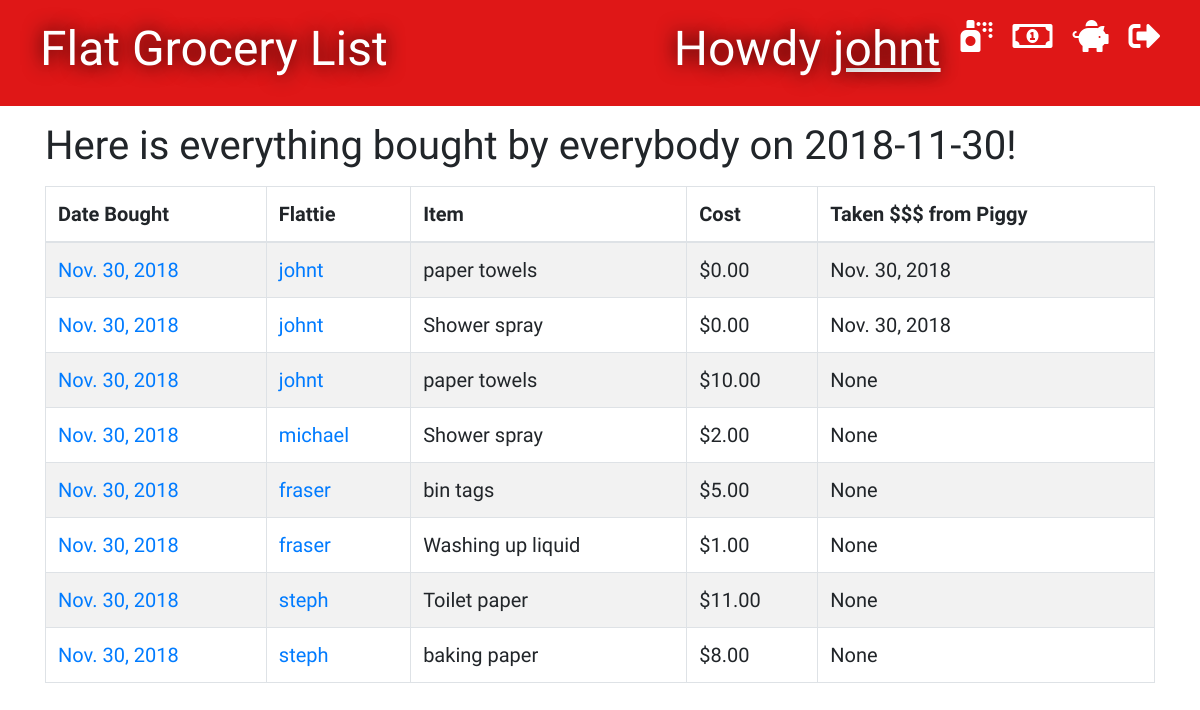
Screenshot of /groceries/2018-11-30/bought_list/ (signed in) with the database file from the repository.
### groceries/models.py (models this page shows, shortened)
class Grocery(models.Model):
    person = models.ForeignKey('auth.User', on_delete=models.CASCADE)
    item = models.CharField(max_length=100)
    cost = models.DecimalField(max_digits=8, decimal_places=2)
    bought_date = models.DateField(default=timezone.now)
    paid_date = models.DateField(blank=True, null=True)

### groceries/views.py (the view)
# urls.py: path('groceries/<bought_date>/bought_list/', views.bought_date_list, name='bought_date_list'),
@ login_required
def bought_date_list(request, bought_date):
    groceries = Grocery.objects.filter(bought_date=bought_date).order_by('person')
    stuff_for_front_end ={'groceries': groceries, 'bought_date': bought_date}
    return render(request, 'groceries/bought_date_list.html', stuff_for_front_end)

### groceries/templates/groceries/bought_date_list.html (shortened to what this page needs)
{% extends 'groceries/base.html' %}
{% block content %}
    <h1>Here is everything bought by everybody on {{ bought_date }}!</h1>
    <table id="tablePreview" class="table table-striped table-hover table-bordered">
        <thead>
        <tr>
            <th>Date Bought</th>
            <th>Flattie</th>
            <th>Item</th>
            <th>Cost</th>
            <th>Taken $$$ from Piggy</th>
        </tr>
        </thead>
        <tbody>
            {% for grocery in groceries %}
                <tr>
                    <td><a href="{% url 'bought_date_list' bought_date=grocery.bought_date %}">{{ grocery.bought_date }}</a></td>
                    <td><a href="{% url 'purchaser_list' person_id=grocery.person_id %}">{{ grocery.person }}</a></td>
                    <td>{{ grocery.item }}</td>
                    <td>${{ grocery.cost }}</td>
                    <td>{{ grocery.paid_date }}</td>
                </tr>
            {% endfor %}
        </tbody>
    </table>
{% endblock %}

### groceries/templates/groceries/base.html (shortened to what this page needs)
{% load staticfiles %}
<!DOCTYPE html>
<html lang="en">
<head>
    <link rel="stylesheet" href="https://stackpath.bootstrapcdn.com/bootstrap/4.1.3/css/bootstrap.min.css">
    <link rel="stylesheet" href="{% static 'css/groceries.css' %}">
    <link rel="stylesheet" href="https://use.fontawesome.com/releases/v5.5.0/css/all.css"
>
</head>
<body>
<div class="page-header">
    {% if user.is_authenticated %}
        <a href="{% url 'logout' %}" class="top-menu"><i class="fas fa-sign-out-alt fa-2x"></i></a>
        <a href="{% url 'piggy_top_up_list' %}" class="top-menu"><i class="fas fa-piggy-bank fa-2x"></i></a>
        <a href="{% url 'piggy_page' %}" class="top-menu"><i class="far fa-money-bill-alt fa-2x"></i></a>
        <a href="{% url 'groceries_new' %}" class="top-menu"><i class="fas fa-spray-can fa-2x"></i></a>
        <h1 class="top-menu">Howdy <a href="{% url 'user_purchaser_list' %}"><u>{{ user.username }}</u></a></h1>
    {% endif %}
    <h1><a href="{% url 'grocery_list' %}">Flat Grocery List</a></h1>
</div>
<div class="'content container">
    <div class="'row">
        <div class="'col-md-8">
            {% block content %}
            {% endblock %}
        </div>
    </div>
</div>
</body>
</html>

### groceries/static/css/groceries.css (style rules this page uses)
.page-header { background-color: #DF1717; margin-top: 0; padding: 20px 20px 20px 40px; }
.page-header h1, .page-header h1 a { color: #ffffff; text-shadow: 0 0 20px black; font-size: 36pt; text-decoration: none; }
.table { font-family: 'Indie Flower', cursive; font-size: 15pt; }
h1, h2, h3, h4 { font-family: 'Indie Flower', cursive; }
.top-menu, .top-menu:hover { color: #ffffff; float: right; margin-right: 20px; }

### rows the page displays
Grocery: bought_date "Nov. 30, 2018", person "johnt", item "paper towels", cost "0.00", paid_date "Nov. 30, 2018"
Grocery: bought_date "Nov. 30, 2018", person "johnt", item "Shower spray", cost "0.00", paid_date "Nov. 30, 2018"
Grocery: bought_date "Nov. 30, 2018", person "johnt", item "paper towels", cost "10.00", paid_date "None"
Grocery: bought_date "Nov. 30, 2018", person "michael", item "Shower spray", cost "2.00", paid_date "None"
Grocery: bought_date "Nov. 30, 2018", person "fraser", item "bin tags", cost "5.00", paid_date "None"
Grocery: bought_date "Nov. 30, 2018", person "fraser", item "Washing up liquid", cost "1.00", paid_date "None"
Grocery: bought_date "Nov. 30, 2018", person "steph", item "Toilet paper", cost "11.00", paid_date "None"
Grocery: bought_date "Nov. 30, 2018", person "steph", item "baking paper", cost "8.00", paid_date "None"

### other values shown
{{ user.username }} "johnt"
{{ bought_date }} "2018-11-30"
